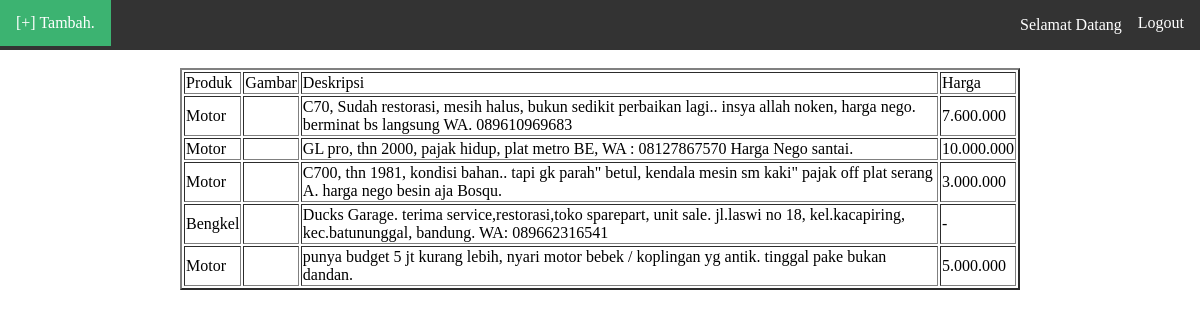
The page / on the database its author committed.
### tables this page shows
CREATE TABLE `workshop` (
  `produk` varchar(20) NOT NULL,
  `gambar` varchar(200) NOT NULL,
  `diskripsi` text NOT NULL,
  `harga` varchar(100) NOT NULL
);

### index.php (the view, shortened to what this page needs)
<?php
include("konek.php");
?>
<html>
<head>
</head>
<body>
<ul class="topnav">
  <li class="right"><a href="logout.php">Logout</a></li>
  <li class="right"><p style=color:#ffffff>Selamat Datang<?php// $_POST["username"] ?></p></li>
  <li><a href="tambah.php">[+] Tambah.</a><li>
</ul>
<br>
<div align="center" >
<table width="70%" border="2" >
<tr>
<td>Produk</td>
<td>Gambar</td>
<td>Deskripsi</td>
<td>Harga</td>
</tr>
<?php
$result = $db->query('SELECT * FROM workshop');
while($row = $result->fetch()) {
  echo"<tr>";
  echo "<td>".$row['produk']."</td>";
  echo "<td>".$row['gambar']."</td>";
  echo "<td>".$row['diskripsi']."</td>";
  echo "<td>".$row['harga']."</td>";
  echo"</tr>";
}
?>
</table>
</div>
</body>
</html>

### index.php (style rules this page uses)
body { margin: 0; }
ul.topnav { list-style-type: none; margin: 0; padding: 0; overflow: hidden; background-color: #333; }
ul.topnav li { float: left; }
ul.topnav li a { display: block; color: white; text-align: center; padding: 14px 16px; text-decoration: none; }
ul.topnav li.right { float: right; }

### rows shown on the page
workshop: produk "Motor", diskripsi "C70, Sudah restorasi, mesih halus, bukun sedikit perbaikan lagi.. insya allah noken, harga nego. berminat bs langsung WA. 089610969683", harga "7.600.000"
workshop: produk "Motor", diskripsi "GL pro, thn 2000, pajak hidup, plat metro BE, WA : 08127867570 Harga Nego santai.", harga "10.000.000"
workshop: produk "Motor", diskripsi "C700, thn 1981, kondisi bahan.. tapi gk parah\" betul, kendala mesin sm kaki\" pajak off plat serang A. harga nego besin aja Bosqu.", harga "3.000.000"
workshop: produk "Bengkel", diskripsi "Ducks Garage. terima service,restorasi,toko sparepart, unit sale. jl.laswi no 18, kel.kacapiring, kec.batununggal, bandung. WA: 089662316541", harga "-"
workshop: produk "Motor", diskripsi "punya budget 5 jt kurang lebih, nyari motor bebek / koplingan yg antik. tinggal pake bukan dandan.", harga "5.000.000"
